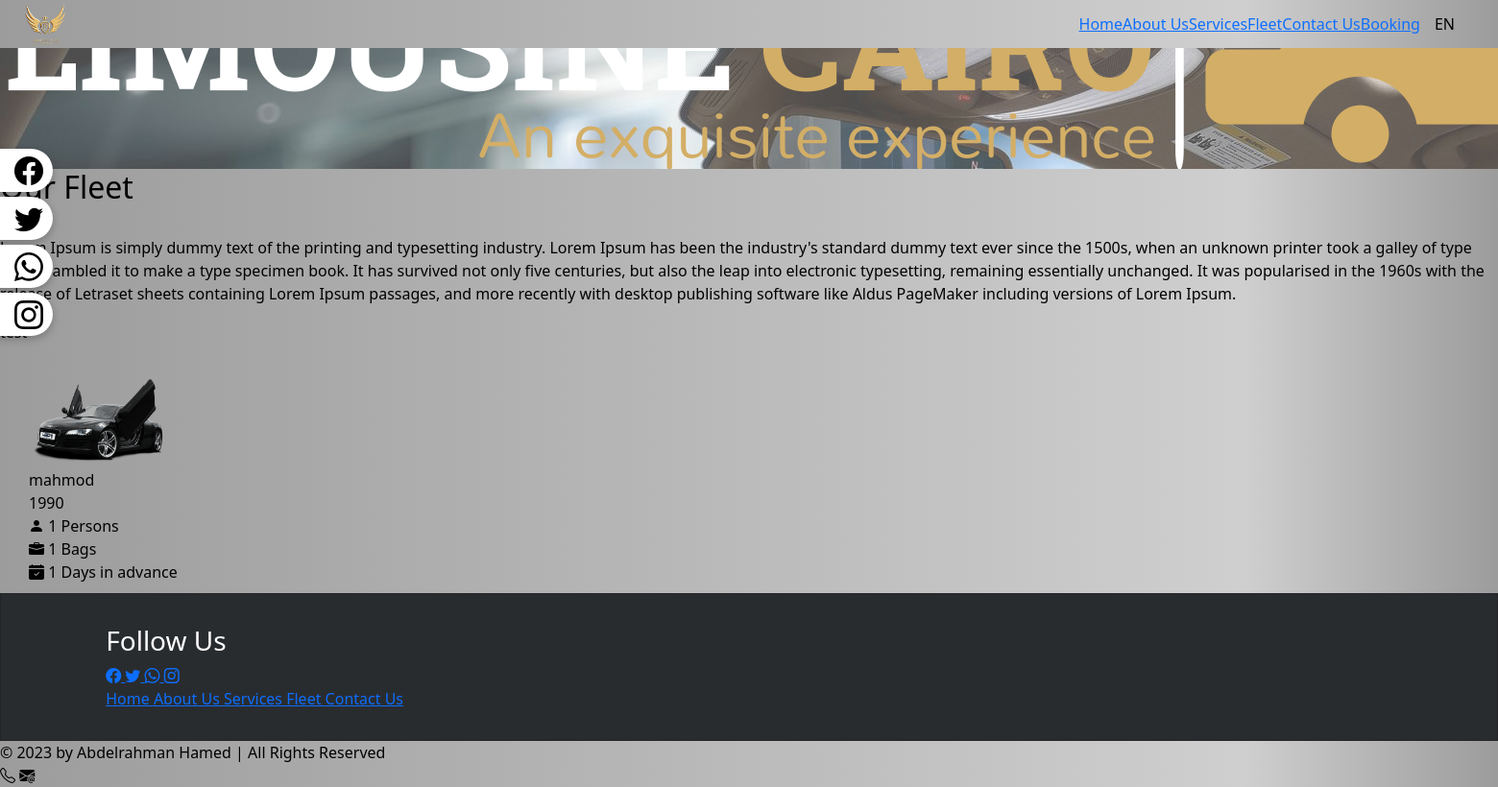
/fleet, run on the app's committed database.
### lc_app/models.py (models this page shows, shortened)
class PagesInfo(models.Model):
    title = models.CharField(max_length=200)
    title_ar = models.CharField(max_length=200)
    description = models.TextField()
    description_ar = models.TextField()
    banner = ResizedImageField(quality=80, force_format='JPEG', upload_to=extras.PathRename('pages_banners'), storage=extras.OverwriteStorage())

class Car(models.Model):
    name = models.CharField(max_length=200)
    name_ar = models.CharField(max_length=200)
    today = datetime.date.today()
    year = today.year
    model = models.PositiveIntegerField(default=1990, validators=[MinValueValidator(1990), MaxValueValidator(int(year))])
    image = ResizedImageField(size=[500, 300], quality=80, force_format='PNG', upload_to=extras.PathRename('cars'), storage=extras.OverwriteStorage())
    person_count = models.PositiveIntegerField(default=1)
    bag_count = models.PositiveIntegerField(default=1)
    reserve_days = models.PositiveIntegerField(default=1)
    category = models.ForeignKey(Car_category, on_delete=models.CASCADE)

### lc_app/views.py (the view)
# urls.py: path('fleet', views.fleet, name='fleet'),
def fleet(request):
    Cars_cats = Car_category.objects.all()
    context = {
        'Categories': Cars_cats,
    }
    return render(request, 'fleet.html', context)

### lc_app/context_processors.py (called while the page is built)
def common_data(request):
    contact_info = ContactInfo.objects.all().first()
    socials = Social.objects.all()
    pages_info = PagesInfo.objects.all()
    orders_filtered = Order.objects.filter(read=False)
    complains_filtered = Complain.objects.filter(read=False)
    show_notifications = False
    if orders_filtered.count() > 0 or complains_filtered.count() > 0 :
        show_notifications = True
    return {
        'show_notifications': show_notifications,
        'contact_info': contact_info,
        'pages_info': pages_info,
        'socials': socials
    }

### lc_app/templatetags/extras.py (called while the page is built)
def get_by_index(indexable, i):
    return indexable[i]

def get_social_link(indexable, title):
    return indexable.filter(title=title).values().first()['link']

### templates/fleet.html (shortened to what this page needs)
{% load static %}
{% load extras %}
<!DOCTYPE html>
{% if request.COOKIES.language == "AR" %}
<html lang="ar" dir="rtl">
{% else %}
<html lang="en" dir="ltr">
{% endif %}
<head>
    <link rel="stylesheet" type="text/css" href="{% static 'limo_app/main/styles.css' %}">
    <link rel="stylesheet" type="text/css" href="{% static 'limo_app/fleet/styles.css' %}">
    <link rel="stylesheet" type="text/css" href="{% static 'limo_app/section/styles.css' %}">
    <link rel="stylesheet" type="text/css" href="{% static 'limo_app/navbar/styles.css' %}">
    <link rel="stylesheet" type="text/css"
        href="{% static 'limo_app/libs/bootstrap-5.3.0-alpha1-dist/css/bootstrap.min.css' %}">
    <link rel="stylesheet" href="https://cdn.jsdelivr.net/npm/bootstrap-icons@1.10.3/font/bootstrap-icons.css">
    <link rel="stylesheet" href="https://cdnjs.cloudflare.com/ajax/libs/flag-icon-css/0.8.2/css/flag-icon.min.css">
</head>
<body>
    <div class="nav-wrapper h-100">
        {% include 'navbar.html' %}
    </div>
    <div class="body-wrapper menuDisplayed">
        <div id="main-body" class="main-body col-lg-12">
            {% with pages_info|get_by_index:2 as page%}
                <div class="parallax" style="background-image: linear-gradient(rgba(255, 255, 255, 0.3), rgba(255, 255, 255, 0.3)), url({{page.banner.url}});">
                    <img src="{% static 'limo_app/images/logo2.png' %}" alt="Limousine Cairo Fleet - اسطول ليموزين القاهرة">
                </div>
            {% endwith %}
            <div class="fleet-comp">
                <h2>
                    {% with pages_info|get_by_index:2 as page%}
                        {% if request.COOKIES.language == "AR" %}
                            {{ page.title_ar }}
                        {% else %}
                            {{ page.title }}
                        {% endif %}
                    {% endwith %}
                </h2>
                <br>
                <p>
                    {% with pages_info|get_by_index:2 as page%}
                        {% if request.COOKIES.language == "AR" %}
                            {{ page.description_ar }}
                        {% else %}
                            {{ page.description }}
                        {% endif %}
                    {% endwith %}
                </p>
                {%if Categories%}
                    <div class="tabs">
                        {% for cat in Categories %}
                            {% if forloop.first %}
                                <div class="tab active" onclick="switchTab('{{ forloop.counter0 }}')">
                                </div>
                            {% endif %}
                        {% endfor %}
                    </div>
                    {% for cat in Categories %}
                        {% if forloop.first %}
                            <div class="fleet-section active">
                                {%if cat.car_set.all%}
                                    {% for car in cat.car_set.all %}
                                        <div class="fleet-item">
                                            <img src="{{car.image.url}}" class="car-img" alt="LimousineCairo Fleet - اسطول ليموزين القاهرة">
                                            <br>
                                            <div class="car-details">
                                                <div class="car-name">
                                                    <span>
                                                        {% if request.COOKIES.language == "AR" %}
                                                            {{car.name_ar}}
                                                        {% else %}
                                                            {{car.name}}
                                                        {% endif %}
                                                    </span>
                                                    <div class="car-model">
                                                        {{car.model}}
                                                    </div>
                                                </div>
                                                <div class="car-specs">
                                                    <div class="car-specs-row">
                                                        <div>
                                                            <i class="bi bi-person-fill"></i>
                                                            {{car.person_count}} {% if request.COOKIES.language == "AR" %}
                                                                اشخاص
                                                            {% else %}
                                                                Persons
                                                            {% endif %}
                                                        </div>
                                                        <div>
                                                            <i class="bi bi-briefcase-fill"></i>
                                                            {{car.bag_count}} {% if request.COOKIES.language == "AR" %}
                                                                حقائب
                                                            {% else %}
                                                                Bags
                                                            {% endif %}
                                                        </div>
                                                    </div>
                                                    <div class="car-specs-row">
                                                        <div>
                                                            <i class="bi bi-calendar-check-fill"></i>
                                                            {{car.reserve_days}} {% if request.COOKIES.language == "AR" %}
                                                                يوم مقدما
                                                            {% else %}
                                                                Days in advance
                                                            {% endif %}
                                                        </div>
                                                    </div>
                                                </div>
                                                <div class="car-details-footer">
                                                    <button type="button" class="btn" onclick="showModal(1)">
                                                    </button>
                                                </div>
                                            </div>
                                        </div>
                                    {% endfor %}
                                {% else %}
                                    {% if request.COOKIES.language == "AR" %}
                                        لا يوجد سيارات من هذة الفئة حاليا
                                    {% else %}
                                        No Cars are currently Available for this Category
                                    {% endif %}
                                {% endif %}
                            </div>
                        {% endif %}
                    {% endfor %}
                {% endif %}
            </div>
        </div>
        {% include 'footer.html' %}
    </div>
    {% include 'add-ons.html' %}
</body>
</html>

### static/limo_app/main/styles.css (style rules this page uses)
html { scroll-behavior: smooth; }
body { background: linear-gradient(90deg, rgba(156,156,156,1) 0%, rgba(207,207,208,1) 83%, rgba(156,156,156,1) 100%); color: black !important; }
.fleet-item { width: 200px; height: 200px; margin: 30px; }
.car-img { width: 150px; height: 100px; object-fit: fill; transition: 0.3s; }

### data on the page
PagesInfo: banner (picture), title "Our Fleet", description "Lorem Ipsum is simply dummy text of the printing and typesetting industry. Lorem Ipsum has been the industry's standard dummy text ever since the 1500s, when an unknown printer took a galley of type and scrambled it to make a type specimen book. It has survived not only five centuries, but also the leap into electronic typesetting, remaining essentially unchanged. It was popularised in the 1960s with the release of Letraset sheets containing Lorem Ipsum passages, and more recently with desktop publishing software like Aldus PageMaker including versions of Lorem Ipsum."
Car: image (picture), name "mahmod", model "1990", person_count "1", bag_count "1", reserve_days "1"
